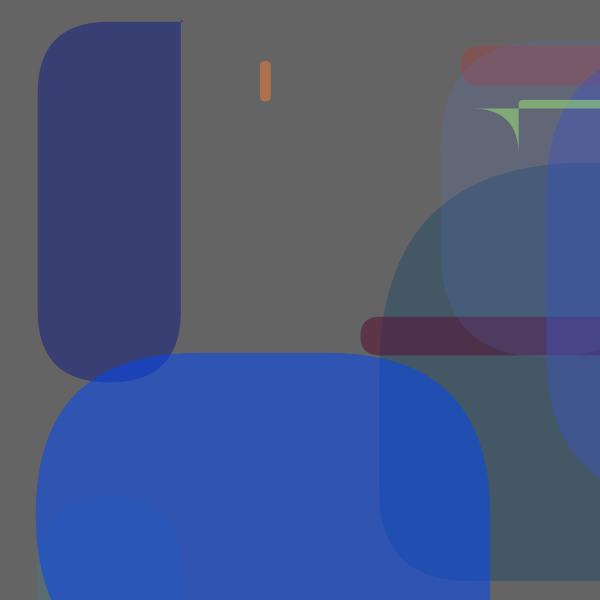
Frame 1 (no input)
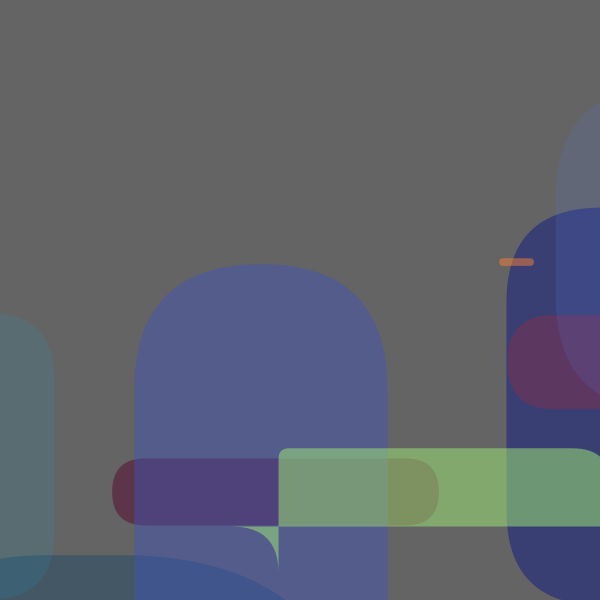
Frame 60 (the mouse pressed at the canvas centre just before this capture)
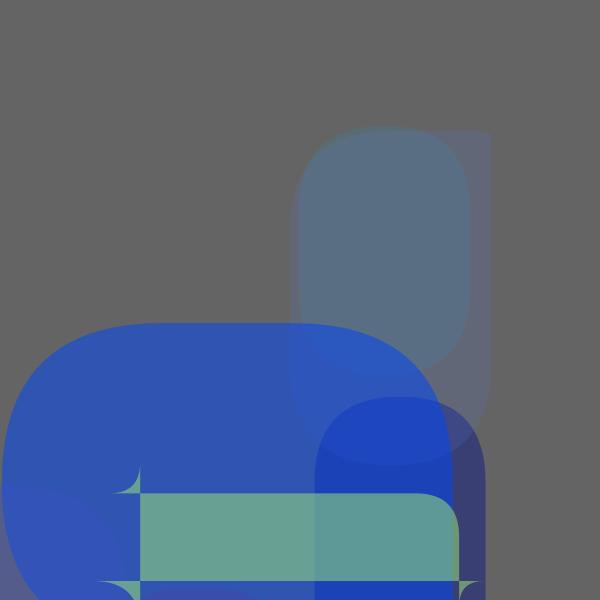
Frame 120 (the mouse held since frame 60 and released just before this capture)

The Processing sketch that drew these frames (run headless with seeded random() and noise(); from frame 60 on, the mouse is pressed at the canvas centre):

// Processing sketch: processing_144957
// ── processing_144957.pde

// Konkuk University
 // Department of Dynamic Media
 // SOS iDesign
// Name: JANG jin seon
 // ID : 201420105
 
 int _num = 10;     
Circle[] _circleArr = {
}; 

void setup() {
  size(600, 600);
  background(255);
  strokeWeight(1);
  fill(150, 50);
  drawCircles();
}

void draw() {   
  background(100,100,100);
  for (int i=0; i<_circleArr.length; i++) {
    Circle thisCirc = _circleArr[i];
    thisCirc.updateMe();
  }
}

void mouseReleased() {
  drawCircles();
}

void drawCircles() {
  for (int i=0; i<_num; i++) {
    Circle thisCirc = new Circle();
    thisCirc.drawMe();
    _circleArr = (Circle[])append(_circleArr, thisCirc);
  }
}


class Circle {
  float x, y, x1, y1, x2, y2,x3,y3;
  float radius;
  color linecol, fillcol;
  float alph;
  float xmove, ymove;
  float rot;

  Circle() {
    x = random(width);
    y = random(height);
    x1 = random(width)-random(100);
    y1 = random(height)-random(50,200);
    x2 = random(width)+random(100);
    y2 = random(height)-random(50,200);
    x3 = random(width)-random(100);
    y3 = random(height)-random(50,200);
    radius = random(5, 300);
    linecol = color(random(255), random(255), random(255));
    fillcol = color(random(255), random(255), random(255));
    alph = random(30,150);

    xmove = random(-10,10);// - 5;
    ymove = random(-10,10); //- 5;
    rot=radians(x*6);
  }

  void drawMe() {
    noStroke();
    fill(fillcol, alph);
    rect(x, y, x1, y1, x2, y2,x3,y3);

   
  }

  void updateMe() {
    x += xmove;
    y += ymove;
    x1 += xmove*0.1;
    y1 += ymove*0.2;
    x2 += xmove*0.3;
    y2 += ymove*0.4;

    if (x > (width+radius)) {
      x=width+radius;
      xmove= -xmove;
    }
    if (x < (0-radius)) {
      x=0-radius;
      xmove= -xmove;
    }
    if (y > (height+radius)) {
      y=height+radius;
      ymove= -ymove;
    }
    if (y < (0-radius)) {
      y=0-radius;
      ymove= -ymove;
    }

    if (x2 > (width+radius)) {
      x2=width+radius;
      xmove= -xmove;
    }
    if (x2 < (0-radius)) {
      x2=0-radius;
      xmove= -xmove;
      
    }
    if (y2 > (height+radius)) {
      y2=height+radius;
      ymove= -ymove;
    }
    if (y2 < (0-radius)) {
      y2=0-radius;
      ymove= -ymove;
      
    
    }
    if (x3 > (width+radius)) {
      x3=width+radius;
      xmove= -xmove;
    }
    if (x3 < (0-radius)) {
      x3=0-radius;
      xmove= -xmove;
      
    }
    if (y3 > (height+radius)) {
      y3=height+radius;
      ymove= -ymove;
    }
    if (y3 < (0-radius)) {
      y3=0-radius;
      ymove= -ymove;
      
    
    }
    drawMe();
  }
}
